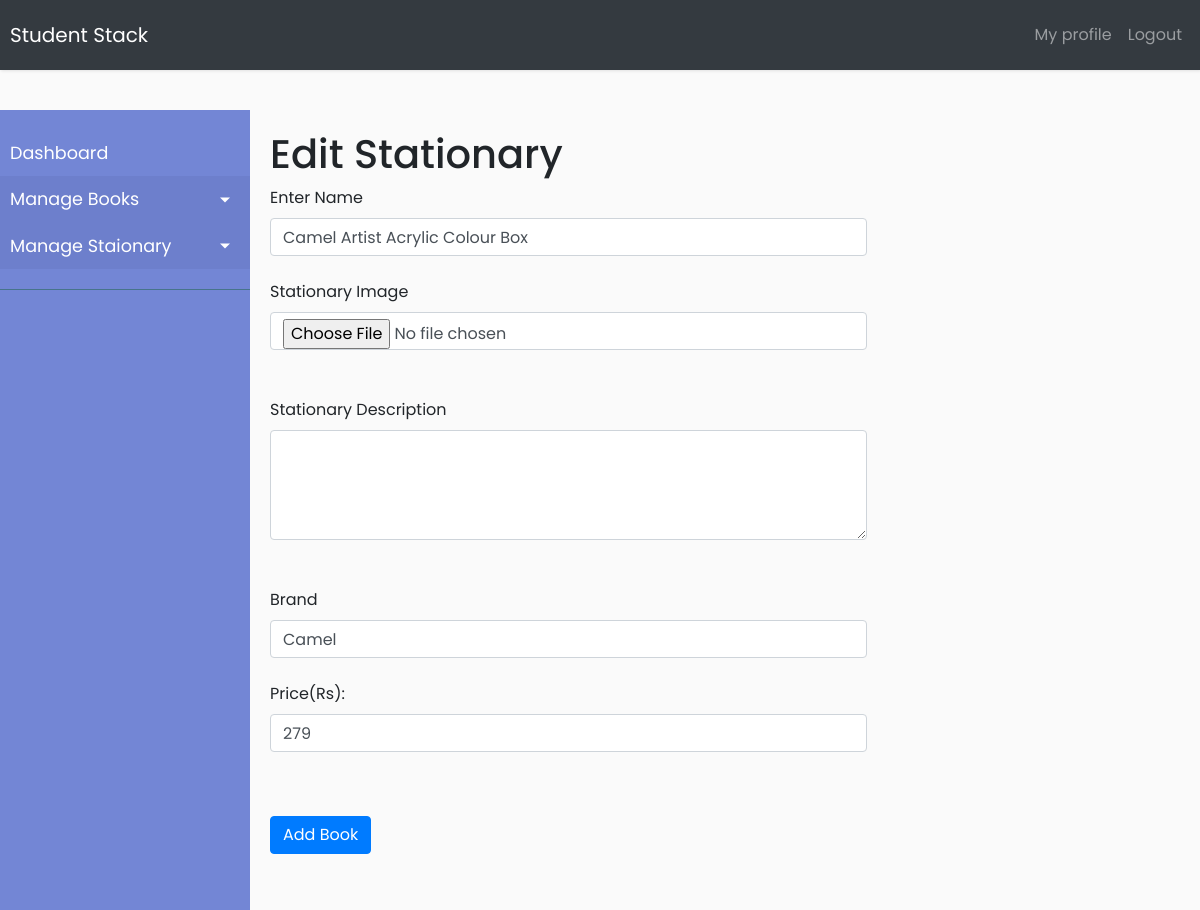
/admin/editstationary.php?stationary_id=1, run on the app's committed database.
### tables this page shows
CREATE TABLE `stationary_tbl` (
  `stationary_id` bigint(20) UNSIGNED NOT NULL,
  `stationary_name` varchar(50) NOT NULL,
  `seller_id` bigint(20) UNSIGNED NOT NULL,
  `stock` bigint(20) UNSIGNED NOT NULL,
  `descryption` varchar(200) NOT NULL,
  `availability` varchar(20) NOT NULL,
  `stationary_pic` text NOT NULL,
  `price` bigint(10) UNSIGNED NOT NULL,
  `Brand` varchar(50) NOT NULL
);

### admin/editstationary.php (the view, shortened to what this page needs)
<!DOCTYPE html>
<html>
<head>
    <link rel="stylesheet" href="https://stackpath.bootstrapcdn.com/bootstrap/4.1.0/css/bootstrap.min.css" >
    <link rel="stylesheet" href="css/style.css">
</head>
<body>
    <div class="fluid">
        <nav class="navbar navbar-expand-lg navbar-dark bg-dark">
          <a class="navbar-brand" href="#">Student Stack</a>
          <ul class="navbar-nav ml-auto">
          <li class="=nav-item">
            <a class="nav-link" href="profile.php">
                My profile
            </a>
          </li>
            <li class="nav-item">
                <a class="nav-link" href="logout.php">
                  Logout
                </a>
            </li>
            </ul>
        </nav>
      </div>
    <div class="wrapper">
        <nav id="sidebar">
            <ul class="list-unstyled components ">
                <li>
                    <a href="dashboard.php">Dashboard</a>
                </li>
                <li class="active">
                    <a href="#homeSubmenu" data-toggle="collapse" aria-expanded="false" class="dropdown-toggle">Manage Books</a>
                </li>
                <li class="active">
                    <a href="#pageSubmenu" data-toggle="collapse" aria-expanded="false" class="dropdown-toggle">Manage Staionary</a>
                </li>
            </ul>
        </nav>
                <?php
                require '../dbconnect.php';
                $stationary_id=$_REQUEST['stationary_id'];
                  $qry="SELECT * FROM `stationary_tbl` WHERE `stationary_id`=$stationary_id";
                  $rs = mysqli_query($conn,$qry);
                  if (mysqli_num_rows($rs)>0)
                  {
                      while ($row=mysqli_fetch_assoc($rs))
                          {
                    ?>
        <div id="content">
            <div >
                <div>
                    <div class="row">
                        <div class="col-md-12">
                            <h1>Edit Stationary</h1>
                        </div>
                    </div>
                    <div class="row">
                        <div class="col-md-8">
                            <div>
                            <div>
                                <form class="form-horizontal" method="post" action="addstationaryprocess.php" enctype="multipart/form-data">
                                  <div class="form-group">
                                    <label for="exampleInputEmail1">Enter Name  </label>
                                    <input type="text" class="form-control" id="exampleInputEmail1" name="stationary_name" value="<?php echo $row['stationary_name']; ?>" required/><br>
                                    <label> Stationary Image </label>
                                    <input type="file" class="form-control" name="stationaryToUpload"  required> <br><br>
                                    <label> Stationary Description </label>
                                    <textarea rows="4" cols="70" class="form-control" name="statioarny_desc" value="<?php echo $row['descryption']; ?>"> </textarea> <br><br>
                                    <label for="exampleInputEmail1">Brand</label>
                                    <input type="text" class="form-control" id="exampleInputEmail1" name="brand" value="<?php echo $row['Brand']; ?>" required/><br>
                                    <label> Price(Rs): </label><input type="text" class="form-control" name="stationary_price" pattern="{0-9}" value="<?php echo $row['price']; ?>" required> <br><br>
                                  </div>
                                  <input type="submit" class="btn btn-primary" name="btn_sb" value="Add Book">
                            </div>
                            </div>
                        </div>
                    </div>
                </div>
        </div>
        </div>
        <?php
             }
            }
         ?>
    </div>
</body>
</html>

### admin/css/style.css (style rules this page uses)
body { font-family: 'Poppins', sans-serif; background: #fafafa; }
a, a:hover, a:focus { color: inherit; text-decoration: none; transition: all 0.3s; }
.navbar { padding: 15px 10px; background: #fff; border: none; border-radius: 0; margin-bottom: 40px; box-shadow: 1px 1px 3px rgba(0, 0, 0, 0.1); }
.wrapper { display: flex; width: 100%; align-items: stretch; }
#sidebar { min-width: 250px; max-width: 250px; background: #7386D5; color: #fff; transition: all 0.3s; }
#sidebar ul.components { padding: 20px 0; border-bottom: 1px solid #47748b; }
#sidebar ul li a { padding: 10px; font-size: 1.1em; display: block; }
#sidebar ul li.active>a, a[aria-expanded="true"] { color: #fff; background: #6d7fcc; }
a[data-toggle="collapse"] { position: relative; }
.dropdown-toggle::after { display: block; position: absolute; top: 50%; right: 20px; transform: translateY(-50%); }
#content { width: 100%; padding: 20px; min-height: 100vh; transition: all 0.3s; }

### data on the page
stationary_tbl: stationary_name "Camel Artist Acrylic Colour Box", brand "Camel", stationary_price "279"
